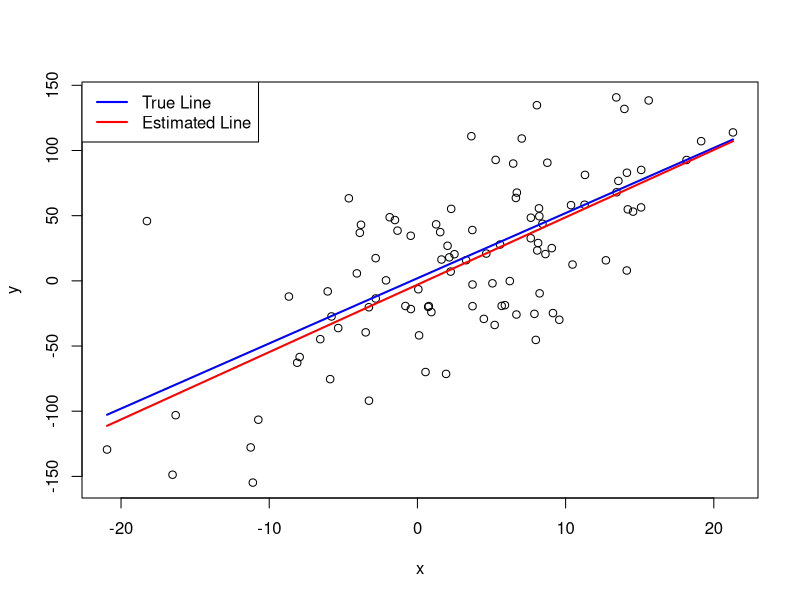

This chart was generated by the following R code: (Note: this script raises an error after producing the figure.)
set.seed(42)  
n<-100  
x<-rnorm(n, mean=3, sd=8)
noise<-rnorm(n, mean=0, sd=50)
slope<-5
intercept<-2
y<- (slope*x+intercept)+noise
sumx<-sum(x)
sumy<-sum(y)
sumxy<-sum(x*y)
sumx2<-sum(x^2)
a<-(n*sumxy - sumy*sumx)/(n*sumx2 - sumx^2)
b<-(sumy-a*sumx)/n
plot(x,y)
curve(slope*x + intercept, col="blue", lwd=2, add=TRUE)
curve(a*x + b, col="red", lwd=2, add=TRUE)
legend("topleft", legend=c("True Line", "Estimated Line"),
       col=c("blue", "red"), lty=c(1,1),lwd=2)
savehistory("D:/21_ML_STATS/ASSIGNMENT/ASSIGNMENT2.r")
